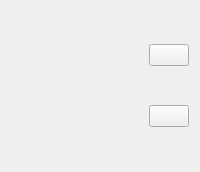
<?xml version='1.0' encoding='UTF-8'?>
<ui version="4.0">
  <class>BookCardWidget</class>
  <widget class="QWidget" name="BookCardWidget">
    <layout class="QHBoxLayout" name="horizontalLayout">
      <item>
        <widget class="QLabel" name="coverLabel">
          <property name="minimumSize">
            <size>
              <width>100</width>
              <height>150</height>
            </size>
          </property>
          <property name="scaledContents">
            <bool>true</bool>
          </property>
        </widget>
      </item>
      <item>
        <layout class="QVBoxLayout" name="textLayout">
          <item>
            <widget class="QLabel" name="titleLabel"/>
          </item>
          <item>
            <widget class="QLabel" name="authorLabel"/>
          </item>
        </layout>
      </item>
      <item>
        <widget class="QLabel" name="priceLabel"/>
      </item>
      <item>
        <layout class="QVBoxLayout" name="buttonLayout">
          <item>
            <widget class="QPushButton" name="detailsButton"/>
          </item>
          <item>
            <widget class="QPushButton" name="buyButton"/>
          </item>
        </layout>
      </item>
    </layout>
  </widget>
  <resources/>
  <connections/>
</ui>
